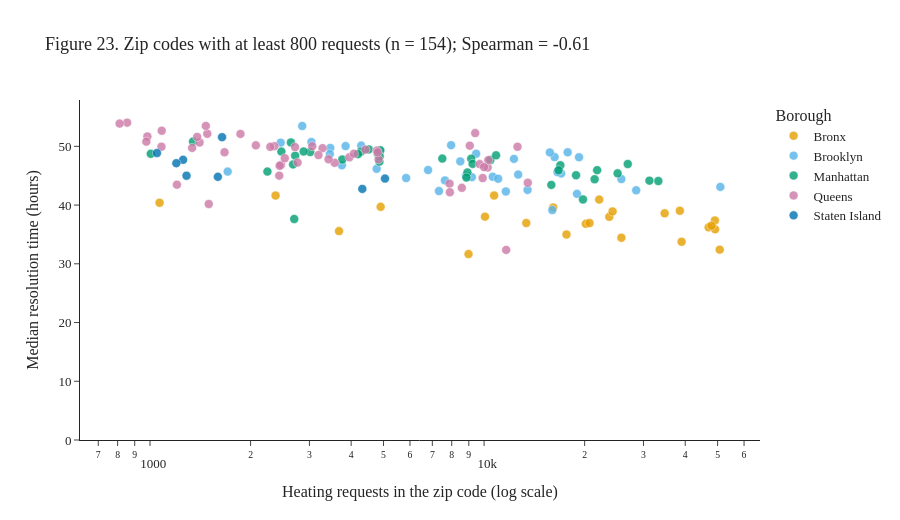

The notebook cell this image was saved under:
### Markdown cell above
### 10.11 Zip codes: is a busy zip code a slow one? (interactive)

**Question the figure answers:** *Among zip codes with enough requests, does volume go with longer resolution times?* Hover over a point for the zip code.

### Code cell
def most_common(series):
    """Most frequent non-blank value, or NaN when every value is blank."""
    values = series.dropna()
    if values.empty:
        return np.nan
    return values.value_counts().idxmax()


MIN_ZIP_ROWS = 800
zip_stats = eda.groupby("Incident Zip").agg(
    requests=(TARGET, "size"),
    median_hours=(TARGET, "median"),
    borough=("Borough", most_common),
)
zip_stats = zip_stats[zip_stats["requests"] >= MIN_ZIP_ROWS].reset_index()
zip_rho = zip_stats["requests"].rank().corr(zip_stats["median_hours"].rank())

zip_fig = go.Figure()
for borough in BOROUGHS:
    part = zip_stats[zip_stats["borough"] == borough]
    zip_fig.add_trace(
        go.Scatter(
            x=part["requests"],
            y=part["median_hours"],
            mode="markers",
            name=borough.title(),
            marker={"color": BOROUGH_COLOURS[borough], "size": 9, "opacity": 0.8, "line": {"width": 0.5, "color": "white"}},
            customdata=part["Incident Zip"],
            hovertemplate="zip %{customdata}<br>%{x:,} requests<br>median %{y:.1f} h<extra></extra>",
        )
    )
zip_fig.update_layout(
    template="simple_white",
    font={"family": "Times New Roman, DejaVu Serif, serif", "size": 13},
    title=f"Figure 23. Zip codes with at least {MIN_ZIP_ROWS} requests (n = {len(zip_stats)}); Spearman = {zip_rho:+.2f}",
    xaxis={"title": "Heating requests in the zip code (log scale)", "type": "log"},
    yaxis={"title": "Median resolution time (hours)", "rangemode": "tozero"},
    height=520,
    legend_title_text="Borough",
)
zip_fig.write_html(FIG_DIR / "23_zip_volume_vs_time.html", include_plotlyjs="cdn")
zip_fig.show()
print(f"Spearman correlation of zip volume with zip median: {zip_rho:+.2f}")

### Figure 1 — Plotly figure (JSON) as saved in the notebook; plotly's stock layout.template omitted (floating-point values rounded to 4 significant figures)
{"data": [{"customdata": ["10451", "10452", "10453", "10454", "10455", "10456", "10457", "10458", "10459", "10460", "10461", "10462", "10463", "10465", "10466", "10467", "10468", "10469", "10470", "10471", "10472", "10473", "10474", "10475"], "hovertemplate": "zip %{customdata}<br>%{x:,} requests<br>median %{y:.1f} h<extra></extra>", "marker": {"color": "#E69F00", "line": {"color": "white", "width": 0.5}, "opacity": 0.8, "size": 9}, "mode": "markers", "name": "Bronx", "type": "scatter", "x": [23703, 47003, 38547, 10714, 16105, 34717, 50731, 49140, 22110, 24244, 13374, 39015, 25762, 2376, 20156, 49076, 47949, 17643, 8981, 3679, 20683, 10062, 4902, 1068], "y": [38.0, 36.21, 39.04, 41.64, 39.59, 38.59, 32.4, 35.87, 40.94, 38.92, 36.95, 33.76, 34.44, 41.62, 36.8, 37.37, 36.48, 34.98, 31.66, 35.57, 36.94, 38.03, 39.7, 40.39]}, {"customdata": ["11201", "11203", "11204", "11205", "11206", "11207", "11208", "11209", "11210", "11211", "11212", "11213", "11214", "11215", "11216", "11217", "11218", "11219", "11220", "11221", "11222", "11223", "11224", "11225", "11226", "11228", "11229", "11230", "11231", "11232", "11233", "11234", "11235", "11236", "11237", "11238", "11239", "11249"], "hovertemplate": "zip %{customdata}<br>%{x:,} requests<br>median %{y:.1f} h<extra></extra>", "marker": {"color": "#56B4E9", "line": {"color": "white", "width": 0.5}, "opacity": 0.8, "size": 9}, "mode": "markers", "name": "Brooklyn", "type": "scatter", "x": [3849, 17002, 7327, 3464, 9467, 17790, 16759, 16005, 12649, 8487, 19238, 25754, 11618, 7636, 16579, 4769, 13492, 5844, 10614, 16259, 4870, 6798, 3453, 28529, 50967, 1708, 8828, 18969, 3042, 3753, 15734, 4287, 11019, 9191, 7968, 12286, 2855, 2461], "y": [50.05, 45.38, 42.39, 49.73, 48.75, 48.99, 45.94, 39.15, 45.2, 47.44, 48.15, 44.44, 42.32, 44.2, 45.63, 46.17, 42.58, 44.6, 44.82, 48.17, 49.17, 45.97, 48.68, 42.51, 43.09, 45.7, 44.99, 41.92, 50.73, 46.79, 48.96, 50.13, 44.49, 44.75, 50.2, 47.86, 53.47, 50.63]}, {"customdata": ["10001", "10002", "10003", "10009", "10010", "10011", "10012", "10013", "10014", "10016", "10017", "10018", "10019", "10021", "10022", "10023", "10024", "10025", "10026", "10027", "10028", "10029", "10030", "10031", "10032", "10033", "10034", "10035", "10036", "10037", "10038", "10039", "10040", "10065", "10075", "10128"], "hovertemplate": "zip %{customdata}<br>%{x:,} requests<br>median %{y:.1f} h<extra></extra>", "marker": {"color": "#009E73", "line": {"color": "white", "width": 0.5}, "opacity": 0.8, "size": 9}, "mode": "markers", "name": "Manhattan", "type": "scatter", "x": [2473, 9151, 8916, 10440, 3017, 4890, 3763, 2641, 4861, 4808, 2702, 1345, 7498, 2883, 2720, 4286, 8853, 18849, 19769, 21803, 4193, 16915, 16704, 31258, 33237, 26922, 25097, 10861, 4518, 9238, 1005, 15897, 21424, 2681, 2246, 4870], "y": [49.1, 47.9, 45.57, 47.67, 49.05, 49.34, 47.76, 50.66, 47.4, 48.71, 37.63, 50.81, 47.91, 49.12, 48.41, 49.12, 44.68, 45.08, 40.96, 45.95, 48.67, 46.78, 45.93, 44.16, 44.1, 46.99, 45.4, 48.46, 49.48, 47.01, 48.73, 43.43, 44.41, 46.92, 45.71, 48.29]}, {"customdata": ["11101", "11102", "11103", "11104", "11105", "11106", "11354", "11355", "11356", "11358", "11361", "11364", "11365", "11367", "11368", "11369", "11370", "11372", "11373", "11374", "11375", "11377", "11378", "11379", "11385", "11412", "11413", "11414", "11415", "11416", "11417", "11418", "11419", "11420", "11421", "11422", "11423", "11427", "11428", "11429", "11432", "11433", "11434", "11435", "11436", "11691", "11692", "11694"], "hovertemplate": "zip %{customdata}<br>%{x:,} requests<br>median %{y:.1f} h<extra></extra>", "marker": {"color": "#CC79A7", "line": {"color": "white", "width": 0.5}, "opacity": 0.8, "size": 9}, "mode": "markers", "name": "Queens", "type": "scatter", "x": [3284, 4775, 4832, 7882, 3952, 11645, 4802, 10249, 854, 2356, 1084, 1484, 1469, 4414, 9407, 2074, 811, 13514, 12590, 7900, 9902, 10294, 1082, 1407, 9703, 2291, 1865, 1204, 3570, 1337, 1671, 3193, 3423, 2467, 2444, 1384, 3059, 2532, 1499, 982, 10000, 2765, 4078, 8577, 975, 9062, 2717, 2437], "y": [49.7, 49.28, 47.8, 43.65, 48.13, 32.37, 48.98, 46.4, 54.04, 50.03, 52.66, 52.14, 53.48, 49.44, 52.26, 50.17, 53.87, 43.79, 49.93, 42.19, 44.6, 47.65, 49.94, 50.66, 46.98, 49.92, 52.11, 43.47, 47.19, 49.73, 49.0, 48.52, 47.81, 46.83, 46.7, 51.61, 50.02, 47.98, 40.19, 51.68, 46.46, 47.24, 48.75, 42.94, 50.8, 50.11, 49.87, 45.01]}, {"customdata": ["10301", "10302", "10303", "10304", "10305", "10306", "10310", "10314"], "hovertemplate": "zip %{customdata}<br>%{x:,} requests<br>median %{y:.1f} h<extra></extra>", "marker": {"color": "#0072B2", "line": {"color": "white", "width": 0.5}, "opacity": 0.8, "size": 9}, "mode": "markers", "name": "Staten Island", "type": "scatter", "x": [5051, 1256, 1643, 4320, 1286, 1596, 1049, 1199], "y": [44.51, 47.7, 51.56, 42.76, 45.0, 44.81, 48.86, 47.13]}], "layout": {"font": {"family": "Times New Roman, DejaVu Serif, serif", "size": 13}, "height": 520, "legend": {"title": {"text": "Borough"}}, "title": {"text": "Figure 23. Zip codes with at least 800 requests (n = 154); Spearman = -0.61"}, "xaxis": {"title": {"text": "Heating requests in the zip code (log scale)"}, "type": "log"}, "yaxis": {"rangemode": "tozero", "title": {"text": "Median resolution time (hours)"}}}}
